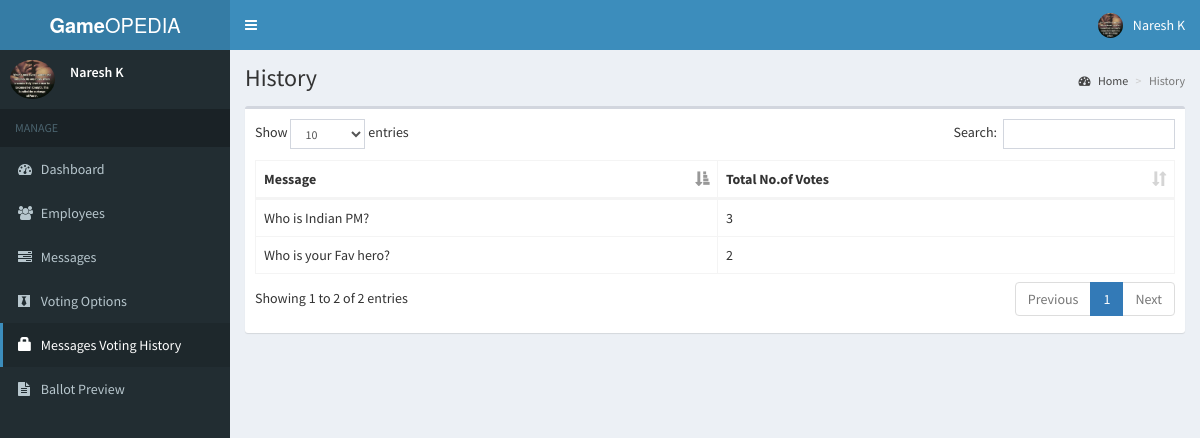
Screenshot of /admin/votes.php (signed in) with the database file from the repository.
### tables this page shows
CREATE TABLE `messages` (
  `id` int(11) NOT NULL AUTO_INCREMENT,
  `description` text NOT NULL,
  `priority` int(11) NOT NULL,
  `created` TIMESTAMP DEFAULT CURRENT_TIMESTAMP ON UPDATE CURRENT_TIMESTAMP,
    PRIMARY KEY (`id`)
);

### admin/includes/session.php (called while the page is built, shortened)
<?php
	include 'includes/conn.php';
	$sql = "SELECT * FROM admin WHERE id = '".$_SESSION['admin']."'";
	$query = $conn->query($sql);
	$user = $query->fetch_assoc();
?>

### admin/votes.php (the view, shortened to what this page needs)
<?php include 'includes/session.php'; ?>
<?php include 'includes/header.php'; ?>
<body class="hold-transition skin-blue sidebar-mini">
  <div class="wrapper">
    <?php include 'includes/navbar.php'; ?>
    <?php include 'includes/menubar.php'; ?>
    <div class="content-wrapper">
      <section class="content-header">
        <h1>
          History
        </h1>
        <ol class="breadcrumb">
          <li><a href="#"><i class="fa fa-dashboard"></i> Home</a></li>
          <li class="active">History</li>
        </ol>
      </section>
      <section class="content">
        <div class="row">
          <div class="col-xs-12">
            <div class="box">
              <div class="box-body">
                <table id="example1" class="table table-bordered">
                  <thead>
                    <th>Message</th>
                    <th>Total No.of Votes</th>
                  </thead>
                  <tbody>
                    <?php
                    $sql = "SELECT m.id, m.description, count(*) as total_votes FROM votes_list vl inner join messages m on m.id=vl.message_id GROUP BY vl.message_id
                    order by m.id desc";
                    $query = $conn->query($sql);
                    while ($row = $query->fetch_assoc()) {
                      echo "
                        <tr>
                          <td>" . $row['description'] . "</td>
                          <td>" . $row['total_votes'] . "</td>
                        </tr>
                      ";
                    }
                    ?>
                  </tbody>
                </table>
              </div>
            </div>
          </div>
        </div>
      </section>
    </div>
  </div>
</body>
</html>

### admin/includes/navbar.php (shortened to what this page needs)
<header class="main-header">
  <a href="#" class="logo">
    <span class="logo-lg"><b>Game</b>OPEDIA</span>
  </a>
  <nav class="navbar navbar-static-top">
    <a href="#" class="sidebar-toggle" data-toggle="push-menu" role="button">
    </a>
    <div class="navbar-custom-menu">
      <ul class="nav navbar-nav">
        <li class="dropdown user user-menu">
          <a href="#" class="dropdown-toggle" data-toggle="dropdown">
            <img src="<?php echo (!empty($user['photo'])) ? '../images/' . $user['photo'] : '../images/profile.jpg'; ?>" class="user-image" alt="User Image">
            <span class="hidden-xs"><?php echo $user['firstname'] . ' ' . $user['lastname']; ?></span>
          </a>
        </li>
      </ul>
    </div>
  </nav>
</header>

### admin/includes/menubar.php
<aside class="main-sidebar">
  <section class="sidebar">
    <div class="user-panel">
      <div class="pull-left image">
        <img src="<?php echo (!empty($user['photo'])) ? '../images/' . $user['photo'] : '../images/profile.jpg'; ?>" class="img-circle" alt="User Image">
      </div>
      <div class="pull-left info">
        <p><?php echo $user['firstname'] . ' ' . $user['lastname']; ?></p>
      </div>
    </div>
    <ul class="sidebar-menu" data-widget="tree">
      <li class="header">MANAGE</li>
      <li class=""><a href="home.php"><i class="fa fa-dashboard"></i> <span>Dashboard</span></a></li>
      <li class=""><a href="employees.php"><i class="fa fa-users"></i> <span>Employees</span></a></li>
      <li class=""><a href="messages.php"><i class="fa fa-tasks"></i> <span>Messages</span></a></li>
      <li class=""><a href="options.php"><i class="fa fa-black-tie"></i> <span>Voting Options</span></a></li>
      <li class=""><a href="votes.php"><span class="glyphicon glyphicon-lock"></span> <span>Messages Voting History</span></a></li>
      <li class=""><a href="ballot.php"><i class="fa fa-file-text"></i> <span>Ballot Preview</span></a></li>
    </ul>
  </section>
</aside>

### rows the page displays
messages: description "Who is Indian PM?", total_votes "3"
messages: description "Who is your Fav hero?", total_votes "2"

### other values shown
$user['firstname'] "Naresh"
$user['lastname'] "K"
